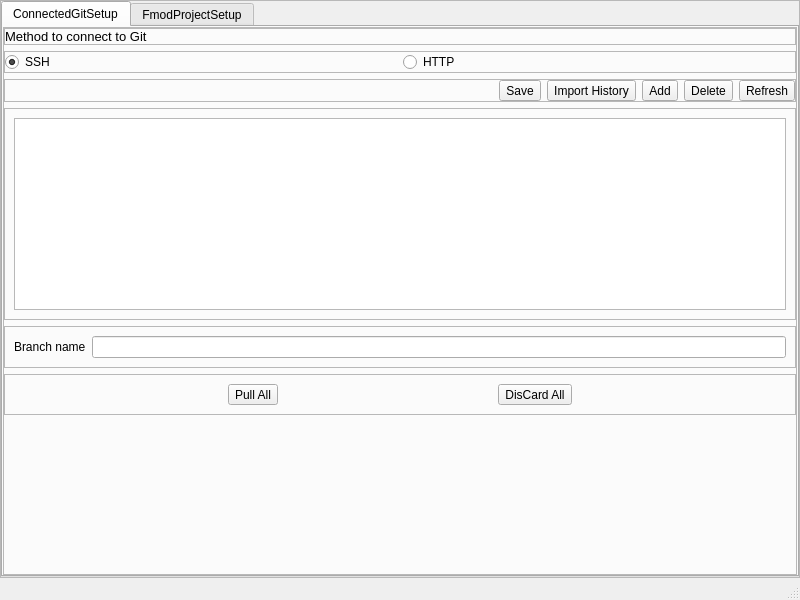
<?xml version="1.0" encoding="UTF-8"?>
<ui version="4.0">
 <class>MainWindow</class>
 <widget class="QMainWindow" name="MainWindow">
  <property name="geometry">
   <rect>
    <x>0</x>
    <y>0</y>
    <width>800</width>
    <height>600</height>
   </rect>
  </property>
  <property name="windowTitle">
   <string>GitForFMOD</string>
  </property>
  <widget class="QWidget" name="centralwidget">
   <layout class="QGridLayout" name="gridLayout">
    <property name="leftMargin">
     <number>0</number>
    </property>
    <property name="topMargin">
     <number>0</number>
    </property>
    <property name="rightMargin">
     <number>0</number>
    </property>
    <property name="bottomMargin">
     <number>0</number>
    </property>
    <item row="0" column="0">
     <widget class="QFrame" name="frame">
      <property name="frameShape">
       <enum>QFrame::StyledPanel</enum>
      </property>
      <property name="frameShadow">
       <enum>QFrame::Raised</enum>
      </property>
      <layout class="QGridLayout" name="gridLayout_2">
       <property name="leftMargin">
        <number>0</number>
       </property>
       <property name="topMargin">
        <number>0</number>
       </property>
       <property name="rightMargin">
        <number>0</number>
       </property>
       <property name="bottomMargin">
        <number>0</number>
       </property>
       <item row="0" column="0">
        <widget class="QTabWidget" name="tabWidget_menu">
         <property name="currentIndex">
          <number>0</number>
         </property>
         <widget class="QWidget" name="tab_ConnectedGitSetup">
          <attribute name="title">
           <string>ConnectedGitSetup</string>
          </attribute>
          <layout class="QGridLayout" name="gridLayout_3">
           <property name="leftMargin">
            <number>0</number>
           </property>
           <property name="topMargin">
            <number>0</number>
           </property>
           <property name="rightMargin">
            <number>0</number>
           </property>
           <property name="bottomMargin">
            <number>0</number>
           </property>
           <item row="0" column="0">
            <widget class="QFrame" name="frame_2">
             <property name="frameShape">
              <enum>QFrame::StyledPanel</enum>
             </property>
             <property name="frameShadow">
              <enum>QFrame::Raised</enum>
             </property>
             <layout class="QGridLayout" name="gridLayout_4">
              <property name="leftMargin">
               <number>0</number>
              </property>
              <property name="topMargin">
               <number>0</number>
              </property>
              <property name="rightMargin">
               <number>0</number>
              </property>
              <property name="bottomMargin">
               <number>0</number>
              </property>
              <item row="0" column="0">
               <widget class="QFrame" name="frame_4">
                <property name="frameShape">
                 <enum>QFrame::StyledPanel</enum>
                </property>
                <property name="frameShadow">
                 <enum>QFrame::Raised</enum>
                </property>
                <layout class="QHBoxLayout" name="horizontalLayout_2">
                 <property name="leftMargin">
                  <number>0</number>
                 </property>
                 <property name="topMargin">
                  <number>0</number>
                 </property>
                 <property name="rightMargin">
                  <number>0</number>
                 </property>
                 <property name="bottomMargin">
                  <number>0</number>
                 </property>
                 <item>
                  <widget class="QLabel" name="label">
                   <property name="font">
                    <font>
                     <pointsize>10</pointsize>
                    </font>
                   </property>
                   <property name="text">
                    <string>Method to connect to Git</string>
                   </property>
                  </widget>
                 </item>
                </layout>
               </widget>
              </item>
              <item row="1" column="0">
               <widget class="QFrame" name="frame_3">
                <property name="frameShape">
                 <enum>QFrame::StyledPanel</enum>
                </property>
                <property name="frameShadow">
                 <enum>QFrame::Raised</enum>
                </property>
                <layout class="QHBoxLayout" name="horizontalLayout">
                 <property name="leftMargin">
                  <number>0</number>
                 </property>
                 <property name="topMargin">
                  <number>0</number>
                 </property>
                 <property name="rightMargin">
                  <number>0</number>
                 </property>
                 <property name="bottomMargin">
                  <number>0</number>
                 </property>
                 <item>
                  <widget class="QRadioButton" name="radioButton_SSH">
                   <property name="text">
                    <string>SSH</string>
                   </property>
                   <property name="checked">
                    <bool>true</bool>
                   </property>
                  </widget>
                 </item>
                 <item>
                  <widget class="QRadioButton" name="radioButton_HTTP">
                   <property name="text">
                    <string>HTTP</string>
                   </property>
                  </widget>
                 </item>
                </layout>
               </widget>
              </item>
              <item row="4" column="0">
               <widget class="QFrame" name="frame_7">
                <property name="frameShape">
                 <enum>QFrame::StyledPanel</enum>
                </property>
                <property name="frameShadow">
                 <enum>QFrame::Raised</enum>
                </property>
                <layout class="QHBoxLayout" name="horizontalLayout_4">
                 <item>
                  <widget class="QLabel" name="label_2">
                   <property name="toolTip">
                    <string>请填写上面列表的仓库中，所有仓库都存在的分支名称</string>
                   </property>
                   <property name="whatsThis">
                    <string/>
                   </property>
                   <property name="text">
                    <string>Branch name</string>
                   </property>
                  </widget>
                 </item>
                 <item>
                  <widget class="QLineEdit" name="text_git_group_branch_name"/>
                 </item>
                </layout>
               </widget>
              </item>
              <item row="6" column="0">
               <spacer name="verticalSpacer">
                <property name="orientation">
                 <enum>Qt::Vertical</enum>
                </property>
                <property name="sizeHint" stdset="0">
                 <size>
                  <width>20</width>
                  <height>40</height>
                 </size>
                </property>
               </spacer>
              </item>
              <item row="2" column="0">
               <widget class="QFrame" name="frame_6">
                <property name="frameShape">
                 <enum>QFrame::StyledPanel</enum>
                </property>
                <property name="frameShadow">
                 <enum>QFrame::Raised</enum>
                </property>
                <layout class="QHBoxLayout" name="horizontalLayout_3">
                 <property name="leftMargin">
                  <number>0</number>
                 </property>
                 <property name="topMargin">
                  <number>0</number>
                 </property>
                 <property name="rightMargin">
                  <number>0</number>
                 </property>
                 <property name="bottomMargin">
                  <number>0</number>
                 </property>
                 <item>
                  <spacer name="horizontalSpacer">
                   <property name="orientation">
                    <enum>Qt::Horizontal</enum>
                   </property>
                   <property name="sizeHint" stdset="0">
                    <size>
                     <width>40</width>
                     <height>20</height>
                    </size>
                   </property>
                  </spacer>
                 </item>
                 <item>
                  <widget class="QToolButton" name="btn_save_History">
                   <property name="text">
                    <string>Save</string>
                   </property>
                  </widget>
                 </item>
                 <item>
                  <widget class="QToolButton" name="btn_import_history_setting">
                   <property name="text">
                    <string>Import History</string>
                   </property>
                  </widget>
                 </item>
                 <item>
                  <widget class="QToolButton" name="btn_add_giturl">
                   <property name="text">
                    <string>Add</string>
                   </property>
                  </widget>
                 </item>
                 <item>
                  <widget class="QToolButton" name="btn_delete_selected_url">
                   <property name="text">
                    <string>Delete</string>
                   </property>
                  </widget>
                 </item>
                 <item>
                  <widget class="QToolButton" name="btn_refresh">
                   <property name="text">
                    <string>Refresh</string>
                   </property>
                  </widget>
                 </item>
                </layout>
               </widget>
              </item>
              <item row="3" column="0">
               <widget class="QFrame" name="frame_5">
                <property name="frameShape">
                 <enum>QFrame::StyledPanel</enum>
                </property>
                <property name="frameShadow">
                 <enum>QFrame::Raised</enum>
                </property>
                <layout class="QVBoxLayout" name="verticalLayout">
                 <item>
                  <widget class="QListWidget" name="listWidget_git_url_group">
                   <property name="selectionMode">
                    <enum>QAbstractItemView::MultiSelection</enum>
                   </property>
                  </widget>
                 </item>
                </layout>
               </widget>
              </item>
              <item row="5" column="0">
               <widget class="QFrame" name="frame_8">
                <property name="frameShape">
                 <enum>QFrame::StyledPanel</enum>
                </property>
                <property name="frameShadow">
                 <enum>QFrame::Raised</enum>
                </property>
                <layout class="QHBoxLayout" name="horizontalLayout_5">
                 <item>
                  <widget class="QToolButton" name="btn_pull_all_gitgroup">
                   <property name="toolTip">
                    <string>拉新</string>
                   </property>
                   <property name="text">
                    <string>Pull All</string>
                   </property>
                  </widget>
                 </item>
                 <item>
                  <widget class="QToolButton" name="btn_discard_all_changed_file_in_git_group">
                   <property name="toolTip">
                    <string>丢弃</string>
                   </property>
                   <property name="text">
                    <string>DisCard All</string>
                   </property>
                  </widget>
                 </item>
                </layout>
               </widget>
              </item>
             </layout>
            </widget>
           </item>
          </layout>
         </widget>
         <widget class="QWidget" name="tab_FmodProjectSetup">
          <attribute name="title">
           <string>FmodProjectSetup</string>
          </attribute>
         </widget>
        </widget>
       </item>
      </layout>
     </widget>
    </item>
   </layout>
  </widget>
  <widget class="QMenuBar" name="menubar">
   <property name="geometry">
    <rect>
     <x>0</x>
     <y>0</y>
     <width>800</width>
     <height>23</height>
    </rect>
   </property>
  </widget>
  <widget class="QStatusBar" name="statusbar"/>
 </widget>
 <resources/>
 <connections/>
</ui>
